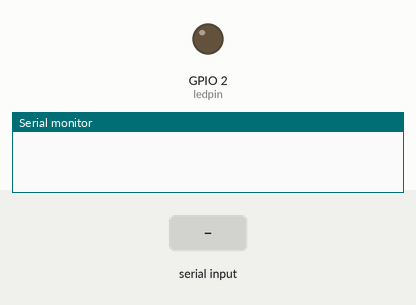
This sketch was run on a simulated ESP32. Shown: output pins drawn as LEDs (lit = HIGH), the last lines printed to the serial monitor. The test bench sets the inputs (shaded band).

Above: at 1.2 s.
1.3 s: "90,45\n" received over the second serial link
At 3.3 s:
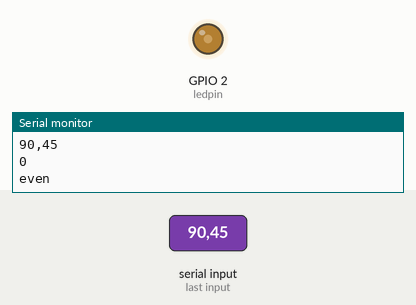
3.8 s: "30,150\n" received over the second serial link
At 5.1 s:
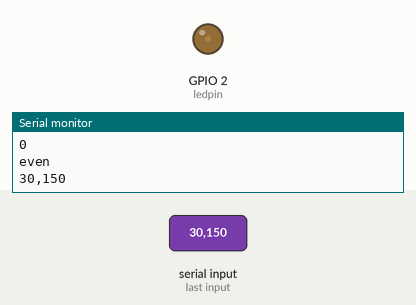
6.3 s: "200\n" received over the second serial link
At 8.3 s:
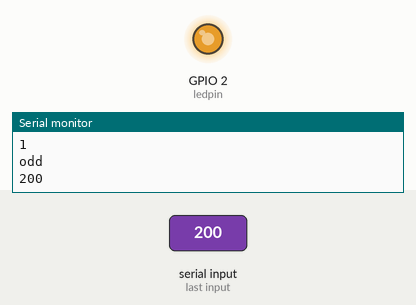
Timing chart, 0 to 9.8 s (numbered marks = the images above; inputs shaded):
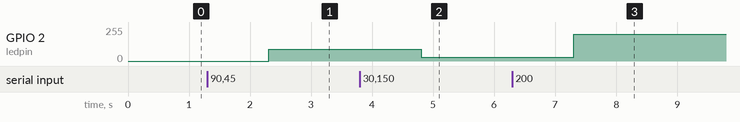

Measured:
- after the input at 1.3 s, GPIO 2 (ledpin): 0/255 → 90/255 after 1.0 s
- after the input at 3.8 s, GPIO 2 (ledpin): 90/255 → 30/255 after 1.0 s
- after the input at 6.3 s, GPIO 2 (ledpin): 30/255 → 200/255 after 1.0 s

The sketch:

softserial.ino
```cpp
#define rxPin 16
#define txPin 17
#define ledpin 2
int intensity;
long count=0;
String flag;
long lastMsg = 0;
char incomingByte;
String incomingString;

void setup()
{
  Serial.begin(115200);
  Serial2.begin(115200, SERIAL_8N1, rxPin, txPin);
}

void loop()
{
  long now = millis();
  if (now - lastMsg > 3000)
  {
    lastMsg = now;
    if((count%2)==0){flag="even";}
    else if((count%2)==1){flag="odd";}
    Transmit();
    count++;
  }
  Receive();
}

void Transmit()
{
   Serial.println(count);
   Serial.println(flag);
   Serial2.println(count);
   Serial2.println(flag);
}

void Receive()
{
  if (Serial2.available()>0)
  {
    //incomingByte = Serial.read();
    //Serial.println(incomingByte);
    incomingString = Serial2.readString();
    Serial.println(incomingString);
    intensity=incomingString.toInt();
    analogWrite(ledpin, intensity);
  }
}
```
